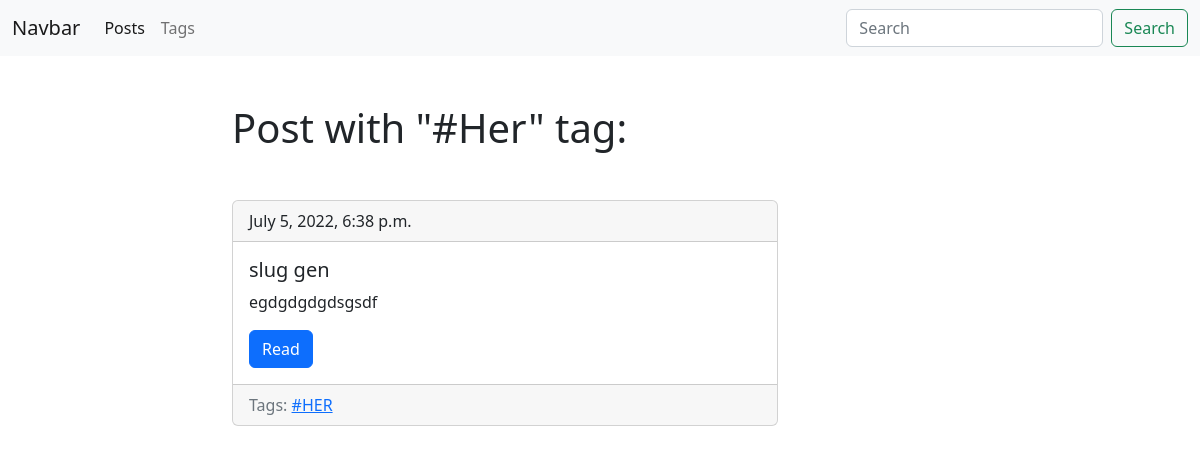
The page /blog/tag/her/ on the database its author committed.
### posts/models.py (models this page shows, shortened)
class Tag(models.Model):
    title = models.CharField(max_length=50)
    slug = models.SlugField(max_length=50, unique=True)
    def get_absolute_url(self):
        return reverse('tag_detail_url', kwargs={'slug': self.slug})

class Post(models.Model):
    title = models.CharField(max_length=150, db_index=True)
    slug = models.SlugField(max_length=150, unique=True, blank=True)
    body = models.TextField(blank=True, db_index=True)
    tags = models.ManyToManyField('Tag', blank=True, related_name='posts')
    date_pub = models.DateTimeField(auto_now_add=True)
    def get_absolute_url(self):
        return reverse('post_detail_url', kwargs={'slug': self.slug})

### posts/views.py (the view)
# urls.py: path('tag/<str:slug>/', TagDetail.as_view(), name='tag_detail_url'),
class TagDetail(ObjectDetailMixin, View):
    model = Tag
    template = 'blog/tag_detail.html'

### posts/utils.py (called while the page is built)
    def get(self, request, slug):
        obj = get_object_or_404(self.model, slug__iexact=slug)
        return render(request, self.template, context={self.model.__name__.lower(): obj})

### posts/templates/blog/tag_detail.html (shortened to what this page needs)
{% extends 'blog/base_blog.html' %}
{% block content %}
    <h1 class="mb-5">Post with "{{ tag.title|title}}" tag:</h1>
    {% for post in tag.posts.all %}
        {% include 'blog/includes/post_card_template.html' %}
    {% endfor %}
{% endblock %}

### posts/templates/blog/includes/post_card_template.html
<div class="card mb-4">
    <div class="card-header">
        {{ post.date_pub }}
    </div>
    <div class="card-body">
        <h5 class="card-title">{{ post.title }}</h5>
        <p class="card-text">{{ post.body|truncatewords:15 }}</p>
        <a href="{{ post.get_absolute_url }}" class="btn btn-primary">Read</a>
    </div>
    <div class="card-footer text-muted">
        Tags:
        {% for tag in post.tags.all %}
            <a href="{{ tag.get_absolute_url  }}">{{ tag.title }}</a>
        {% endfor %}
    </div>
</div>

### rows shown on the page
Tag: title "#Her", title "#HER"
Post: date_pub "July 5, 2022, 6:38 p.m.", title "slug gen", body "egdgdgdgdsgsdf"
